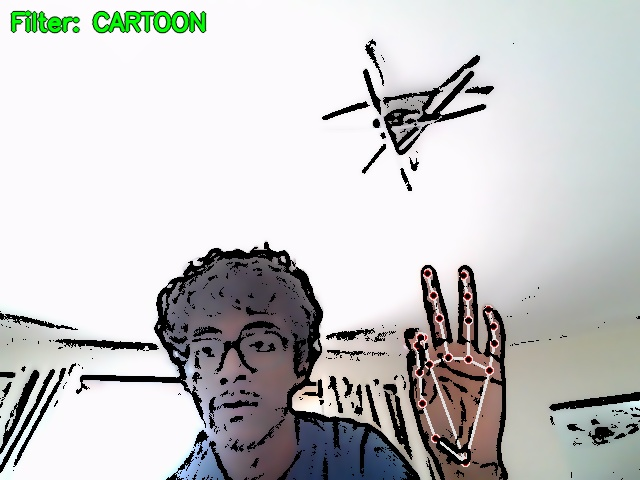
#> input picture Module 3/Lesson 6/Picture Cartoon.jpg, 640 x 480 px, given in place of the camera
$ python 'Guesture Control.py'
#> lines starting #> are read from the running program, lines starting #| are printed output that depends on the picture; after the words box and inside, x2 and y2 are one past the last pixel; in counts of white or black regions, pixels touching at a corner belong together
import cv2 as cv
import numpy as np

cam = cv.VideoCapture(0)

if not cam.isOpened():
    print("Error: Couldn't acess the camera")
    exit()
while True:
    ret, frame = cam.read()
#> frame is the input picture: shape (480, 640, 3); mean B, G, R 197.9, 197.8, 197.9
    if not ret:
        print("Error: Couldn't open the camera")
        break
    hsv = cv.cvtColor(frame, cv.COLOR_BGR2HSV)
#> hsv: shape (480, 640, 3); mean H, S, V 106.7, 30, 202.7
    lower_skin = np.array([0, 20, 70], dtype = np.uint8)
    upper_skin = np.array([20, 255, 255], dtype = np.uint8)

    mask = cv.inRange(hsv, lower_skin, upper_skin)
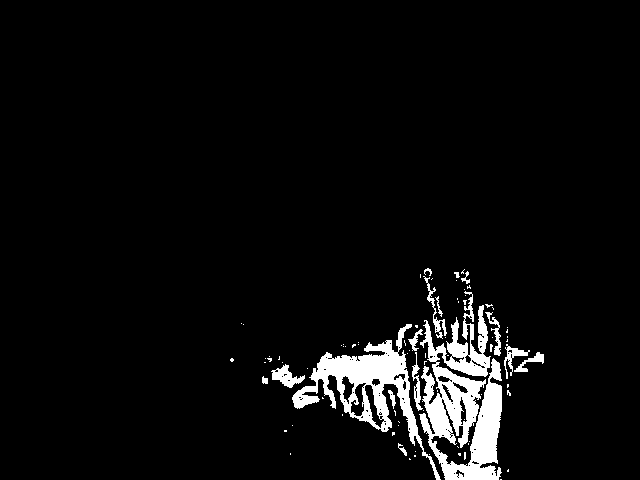
#> mask: shape (480, 640); 5% white; 85 white regions (69 under 20 px)

    result = cv.bitwise_and(frame, frame, mask = mask)
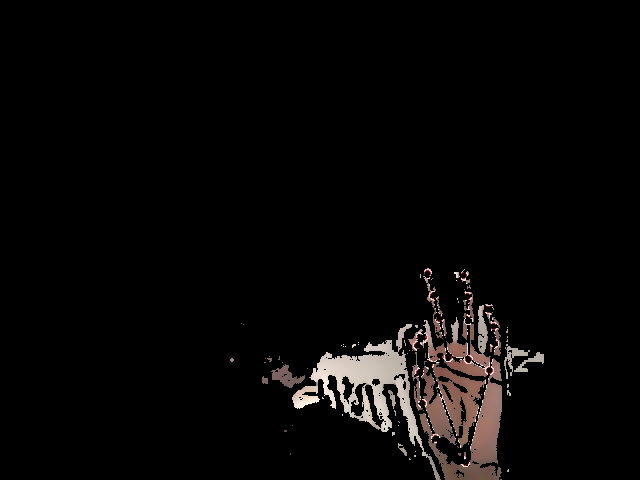
#> result: shape (480, 640, 3); mean B, G, R 6.7, 7.2, 8.4

    contours,_ = cv.findContours(mask, cv.RETR_EXTERNAL, cv.CHAIN_APPROX_SIMPLE)
#> contours = 84 contours, 70 with area under 20; largest, box (x1, y1, x2, y2) and area: (419, 291, 502, 480) 7556, (292, 324, 441, 480) 5493, (271, 364, 305, 388) 328, (504, 344, 530, 379) 186, (412, 352, 423, 411) 167

    if contours:
        max_contour = max(contours, key = cv.contourArea)
#> max_contour = contour of 911 points, box (x1, y1, x2, y2) (419, 291, 502, 480), area 7556
        if cv.contourArea(max_contour) > 500:
            x, y, w, h = cv.boundingRect(max_contour)
#> x = 419; y = 291; w = 83; h = 189
            cv.rectangle(frame, (x, y), (x + w, y + h), (255, 0, 0), 2)
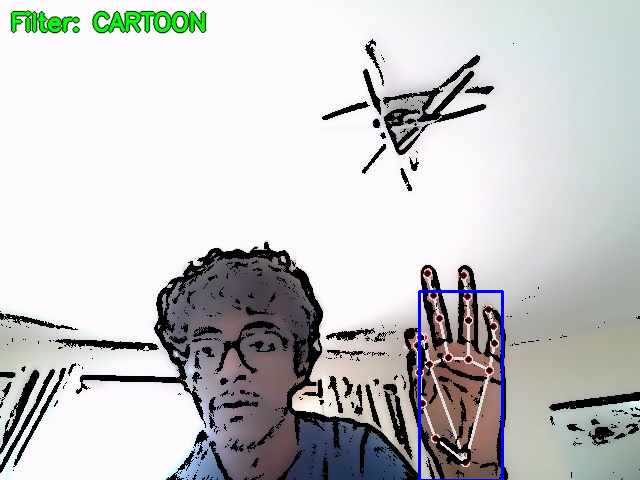
#> frame: shape (480, 640, 3); 0.47% of pixels changed, all inside (x1, y1, x2, y2) = (418, 290, 504, 480)

            center_x = int(x + w / 2)
#> center_x = 460
            center_y = int(y + h / 2)
#> center_y = 385

            cv.circle(frame, (center_x, center_y), 5, (0, 255, 0), -1)
#> frame: shape (480, 640, 3); 0.03% of pixels changed, all inside (x1, y1, x2, y2) = (455, 380, 466, 391)

    cv.imshow("Original", frame)
    cv.imshow("Filter", result)

    if cv.waitKey(1) & 0xFF == ord('q'):
#> (key q is pressed here)
        break
cam.release()
cv.destroyAllWindows()
